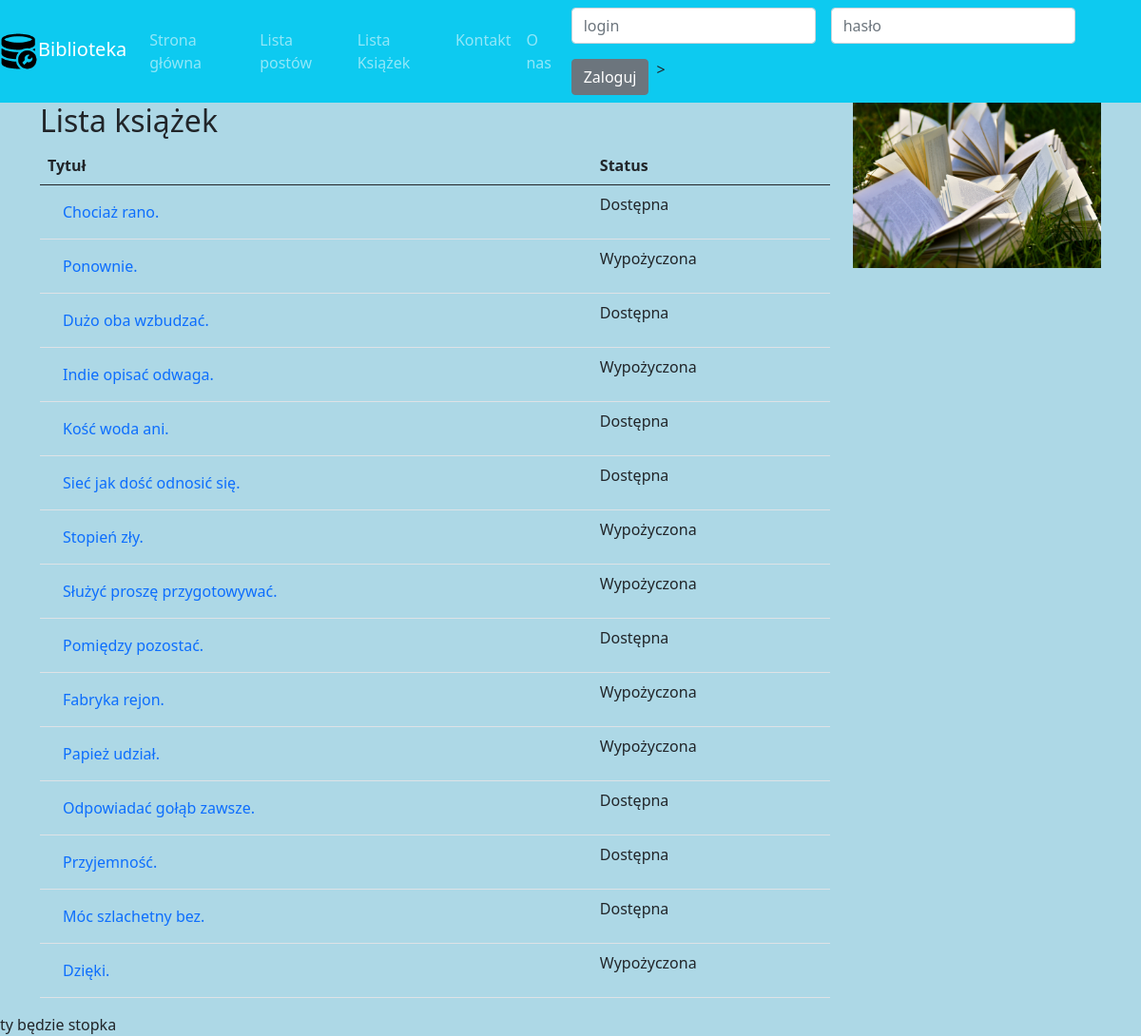
The page /books/ on the database as committed earlier.
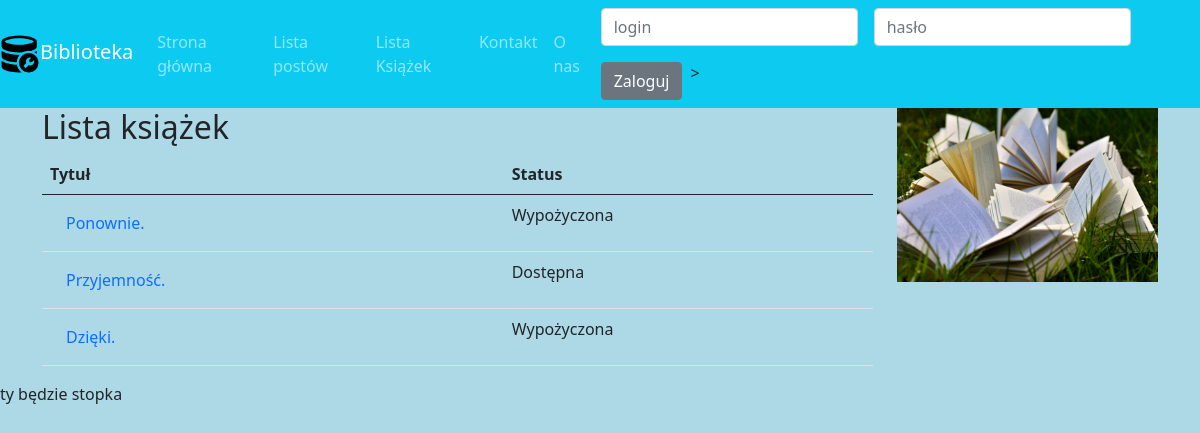
The same page on the database as committed later.
### books/models.py (models this page shows, shortened)
class Book(Timestamped):
    title = models.CharField(max_length=255)
    description = models.TextField()
    available = models.BooleanField(default=False)
    publication_year = models.IntegerField()
    tags = models.ManyToManyField("tags.Tag", related_name="books")
    authors = models.ManyToManyField(Author, related_name="books")

### books/views.py (the view)
# urls.py: path('', books_list, name="list"),
def books_list(request):
    books = Book.objects.all()
    context = {"books_list": books}
    return render(request, "books/list.html", context)

### books/templates/books/list.html (shortened to what this page needs)
{% extends "base.html" %}
{% load static %}
{% block content %}
    <div class="row">
        <div class="col-md-9">
            <h2>Lista książek</h2>
            <table class="table table-condensed">
                <thead>
                <tr>
                    <th>Tytuł</th>
                    <th>Status</th>
                </tr>
                </thead>
                <tbody>
                {% for book in books_list %}
                    <tr>
                        <td><a class="nav-link" href="{% url 'books:details' book.id %}">{{ book.title }}</a></td>
                        <td>
                            {% if book.available == True %}Dostępna{% else %}Wypożyczona{% endif %}
                        </td>
                    </tr>
                {% endfor %}
                </tbody>
            </table>
        </div>
        <div class="col-md-3">
            <img src="{% static "books/img/pexels-pixabay-415078.jpg" %}" alt="books image" width="100%">
        </div>
    </div>
{% endblock %}

### main/templates/base.html (shortened to what this page needs)
{% load static %}
<!DOCTYPE html>
<html lang="en">
<head>
    <link href="https://cdn.jsdelivr.net/npm/bootstrap@5.0.2/dist/css/bootstrap.min.css" rel="stylesheet">
    <link href="{% static 'main/css/style.css' %}" rel="stylesheet">
</head>
<body>
    <header>
        <nav class="navbar navbar-dark bg-info navbar-expand-lg">
            <a class="navbar-brand" href="{% url 'hello_world' %}">
                <img src="{% static "main/img/Database1.png"%}" width="40" height="40"
                     class="d-inline-block mr-1 aling-bottom" alt="">Biblioteka</a>
            <div class="collapse navbar-collapse" id="mainmenu">
                <ul class="navbar-nav">
                    <li class="nav-item">
                        <a class="nav-link type-active" href="{% url 'hello_world' %}">Strona główna</a>
                    </li>
                    <li class="nav-item">
                         <a class="nav-link type-active" href="{% url 'posts:list' %}">Lista postów</a>
                    </li>
                    <li class="nav-item">
                         <a class="nav-link type-active" href="{% url 'books:list' %}">Lista Książek</a>
                    </li>
                    <li class="nav-item">
                         <a class="nav-link type-active" href="{% url 'contact' %}">Kontakt</a>
                    </li>
                    <li class="nav-item">
                         <a class="nav-link type-active" href="{% url 'about' %}">O nas</a>
                    </li>
                </ul>
            </div>
            <form  class="row row-cols-lg-auto g-3 align-items-center">
                <div class="col">
                    <input class="form-control" type="text" placeholder="login"  aria-label="login">
                </div>
                <div class="col">
                    <input class="form-control" type="password" placeholder="hasło"  aria-label="haslo">
                </div>
                <div class="col">
                     <button class="btn btn-secondary" type="submit">Zaloguj</button>
                </div>>
            </form>
        </nav>
    </header>
    <main>
        <div class="container">
            {% block content %}
            {% endblock %}
         </div>
         <footer >
            ty będzie stopka
    </footer>
    </main>
</body>
</html>

### main/static/main/css/style.css (style rules this page uses)
body { background-color: lightblue; }

Rows that differ between the two databases and show on the page:
removed Book: title "Chociaż rano.", available "Dostępna"
removed Book: title "Dużo oba wzbudzać.", available "Dostępna"
removed Book: title "Indie opisać odwaga.", available "Wypożyczona"
removed Book: title "Kość woda ani.", available "Dostępna"
removed Book: title "Sieć jak dość odnosić się.", available "Dostępna"
removed Book: title "Stopień zły.", available "Wypożyczona"
removed Book: title "Służyć proszę przygotowywać.", available "Wypożyczona"
removed Book: title "Pomiędzy pozostać.", available "Dostępna"
removed Book: title "Fabryka rejon.", available "Wypożyczona"
removed Book: title "Papież udział.", available "Wypożyczona"
removed Book: title "Odpowiadać gołąb zawsze.", available "Dostępna"
removed Book: title "Móc szlachetny bez.", available "Dostępna"
